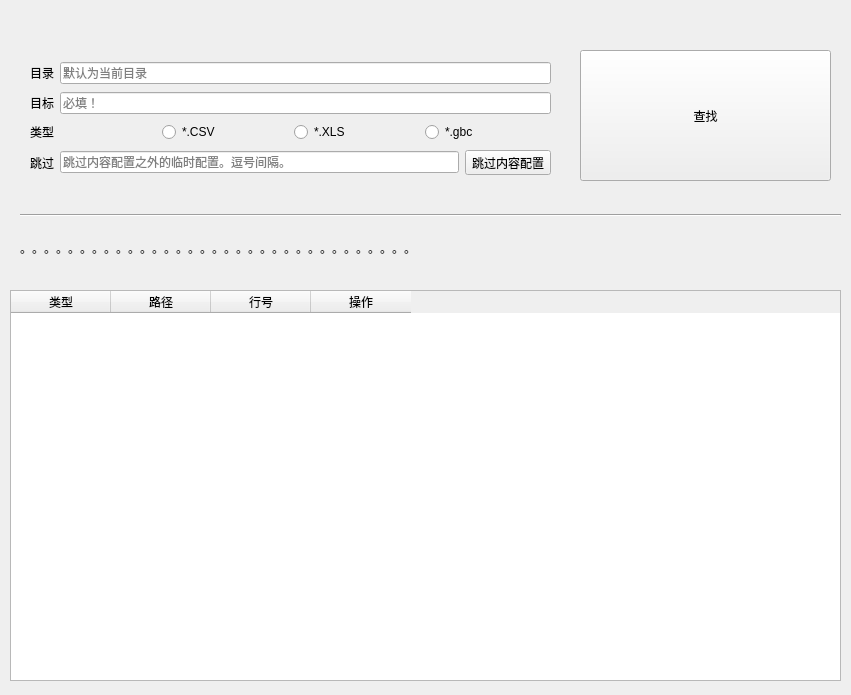
<?xml version="1.0" encoding="UTF-8"?>
<ui version="4.0">
 <class>Form</class>
 <widget class="QWidget" name="Form">
  <property name="geometry">
   <rect>
    <x>0</x>
    <y>0</y>
    <width>851</width>
    <height>695</height>
   </rect>
  </property>
  <property name="windowTitle">
   <string>Form</string>
  </property>
  <property name="styleSheet">
   <string notr="true"/>
  </property>
  <widget class="QLabel" name="label">
   <property name="geometry">
    <rect>
     <x>240</x>
     <y>0</y>
     <width>321</width>
     <height>51</height>
    </rect>
   </property>
   <property name="text">
    <string>&lt;html&gt;&lt;head/&gt;&lt;body&gt;&lt;p&gt;&lt;img src=&quot;:/pic/ui/title.png&quot;/&gt;&lt;/p&gt;&lt;/body&gt;&lt;/html&gt;</string>
   </property>
   <property name="wordWrap">
    <bool>false</bool>
   </property>
  </widget>
  <widget class="QWidget" name="verticalLayoutWidget">
   <property name="geometry">
    <rect>
     <x>20</x>
     <y>50</y>
     <width>541</width>
     <height>141</height>
    </rect>
   </property>
   <layout class="QVBoxLayout" name="verticalLayout">
    <property name="leftMargin">
     <number>10</number>
    </property>
    <property name="topMargin">
     <number>10</number>
    </property>
    <property name="rightMargin">
     <number>10</number>
    </property>
    <property name="bottomMargin">
     <number>10</number>
    </property>
    <item>
     <layout class="QHBoxLayout" name="horizontalLayout">
      <item>
       <widget class="QLabel" name="label_2">
        <property name="text">
         <string>目录</string>
        </property>
       </widget>
      </item>
      <item>
       <widget class="QLineEdit" name="lineEdit_dir">
        <property name="text">
         <string/>
        </property>
        <property name="placeholderText">
         <string>默认为当前目录</string>
        </property>
       </widget>
      </item>
     </layout>
    </item>
    <item>
     <layout class="QHBoxLayout" name="horizontalLayout_2">
      <item>
       <widget class="QLabel" name="label_3">
        <property name="text">
         <string>目标</string>
        </property>
       </widget>
      </item>
      <item>
       <widget class="QLineEdit" name="lineEdit_target">
        <property name="placeholderText">
         <string>必填！</string>
        </property>
       </widget>
      </item>
     </layout>
    </item>
    <item>
     <layout class="QHBoxLayout" name="horizontalLayout_3">
      <item>
       <widget class="QLabel" name="label_4">
        <property name="text">
         <string>类型</string>
        </property>
       </widget>
      </item>
      <item>
       <widget class="QRadioButton" name="radioButton_csv">
        <property name="text">
         <string>*.CSV</string>
        </property>
       </widget>
      </item>
      <item>
       <widget class="QRadioButton" name="radioButton_xls">
        <property name="text">
         <string>*.XLS</string>
        </property>
       </widget>
      </item>
      <item>
       <widget class="QRadioButton" name="radioButton_gbc">
        <property name="text">
         <string>*.gbc</string>
        </property>
       </widget>
      </item>
     </layout>
    </item>
    <item>
     <layout class="QHBoxLayout" name="horizontalLayout_4">
      <item>
       <widget class="QLabel" name="label_5">
        <property name="text">
         <string>跳过</string>
        </property>
       </widget>
      </item>
      <item>
       <widget class="QLineEdit" name="lineEdit_skip">
        <property name="toolTip">
         <string>&lt;html&gt;&lt;head/&gt;&lt;body&gt;&lt;p&gt;跳过内容配置 之外的临时配置，需要,间隔。&lt;/p&gt;&lt;/body&gt;&lt;/html&gt;</string>
        </property>
        <property name="whatsThis">
         <string>&lt;html&gt;&lt;head/&gt;&lt;body&gt;&lt;p&gt;在 跳过内容配置 之外，临时跳过的文件名。用逗号间隔。&lt;/p&gt;&lt;/body&gt;&lt;/html&gt;</string>
        </property>
        <property name="placeholderText">
         <string>跳过内容配置之外的临时配置。逗号间隔。</string>
        </property>
       </widget>
      </item>
      <item>
       <widget class="QToolButton" name="toolButton">
        <property name="text">
         <string>跳过内容配置</string>
        </property>
       </widget>
      </item>
     </layout>
    </item>
   </layout>
  </widget>
  <widget class="QPushButton" name="pushButton">
   <property name="geometry">
    <rect>
     <x>580</x>
     <y>50</y>
     <width>251</width>
     <height>131</height>
    </rect>
   </property>
   <property name="styleSheet">
    <string notr="true"/>
   </property>
   <property name="text">
    <string>查找</string>
   </property>
  </widget>
  <widget class="QLabel" name="label_6">
   <property name="geometry">
    <rect>
     <x>20</x>
     <y>340</y>
     <width>72</width>
     <height>15</height>
    </rect>
   </property>
   <property name="text">
    <string/>
   </property>
  </widget>
  <widget class="QLabel" name="label_7">
   <property name="geometry">
    <rect>
     <x>20</x>
     <y>240</y>
     <width>811</width>
     <height>16</height>
    </rect>
   </property>
   <property name="toolTip">
    <string>&lt;html&gt;&lt;head/&gt;&lt;body&gt;&lt;p&gt;dddddd&lt;/p&gt;&lt;/body&gt;&lt;/html&gt;</string>
   </property>
   <property name="text">
    <string>。。。。。。。。。。。。。。。。。。。。。。。。。。。。。。。。。</string>
   </property>
  </widget>
  <widget class="Line" name="line">
   <property name="geometry">
    <rect>
     <x>20</x>
     <y>190</y>
     <width>821</width>
     <height>51</height>
    </rect>
   </property>
   <property name="orientation">
    <enum>Qt::Horizontal</enum>
   </property>
  </widget>
  <widget class="QTableWidget" name="tableWidget">
   <property name="geometry">
    <rect>
     <x>10</x>
     <y>290</y>
     <width>831</width>
     <height>391</height>
    </rect>
   </property>
   <column>
    <property name="text">
     <string>类型</string>
    </property>
   </column>
   <column>
    <property name="text">
     <string>路径</string>
    </property>
   </column>
   <column>
    <property name="text">
     <string>行号</string>
    </property>
   </column>
   <column>
    <property name="text">
     <string>操作</string>
    </property>
   </column>
  </widget>
 </widget>
 <resources>
  <include location="res.qrc"/>
 </resources>
 <connections/>
</ui>
